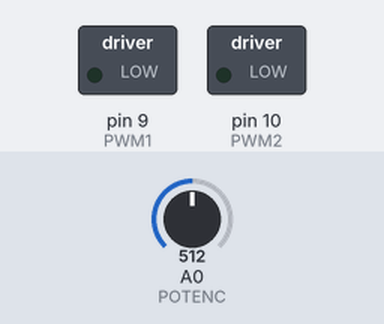
Bench run of a sketch on a simulated Arduino Uno, built for the host (arithmetic inside an expression is 32-bit, double 64-bit). Parts: switched loads named in the sketch (green lamp = pin HIGH). Inputs (shaded band) come from the test bench; at power-on: A0 (POTENC) = 512. An integer division by zero does not stop the program and gives all ones (-1); what the sketch prints to the serial monitor is not drawn.

Above: at 0.0 s.
At 1.1 s:
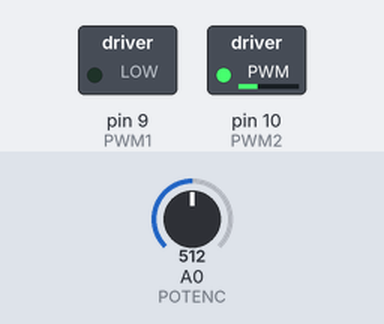
At 125.9 s:
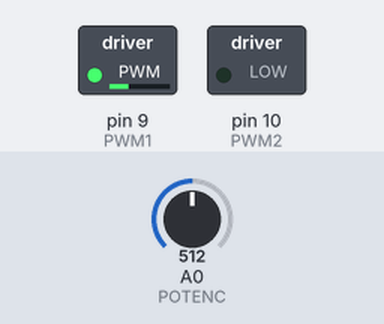
Timing chart, 0 to 127.4 s (numbered marks = the images above):
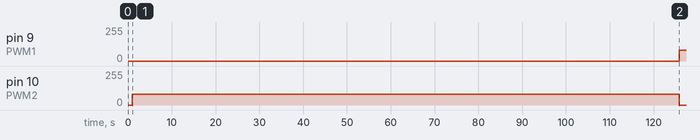

The sketch:

Teste_degrau.ino
```cpp
//#include <limits.h>

#define PWM1 9
#define PWM2 10
#define POTENC A0
#define WAIT 100

/*
 * TIMER_0 -> PWMM 5 e 6
 * TIMER_1 -> PWM 9 e 10
 * TIMER 2 -> PWM 11 e 3
 */


double t = 0;
int k = 0;

//Resposta em frequencia
double f_sin = 0.1; //Hz
double out_sin = 0;

//Amplitude da resposta em frequencia
double A_degrau = 100;
#define NUM_CICLOS_AMOSTRA 20
#define NUM_CICLOS_ACOMODACAO 5
#define FMAX 40
#define FINCREMENT 0.1

//Amostragem de Amplitude
int media_max, media_min, A_out;
int ciclos_absolutos = 0;

//Amostragem de Fase
float potenciometro_data_last=0;
int index_fase=0;


int index_limite = 0;
int potenciometro_data;
bool ampl_impr = false, fase_impr = false;

#define N_AMOS_FFT 10000

short white_noise_vec[N_AMOS_FFT];
//short out_vec[N_AMOS_FFT];

void setup()
{
  pinMode(PWM1, OUTPUT);
  pinMode(PWM2, OUTPUT);
  pinMode(POTENC, INPUT);
  Serial.begin(9600);

  delay(1000);
  Serial.println("kTs,input,out");

  cli();//stop interrupts

//set timer0 interrupt at 2kHz
 TCCR0A = 0;// set entire TCCR0A register to 0
 TCCR0B = 0;// same for TCCR0B
 TCNT0  = 0;//initialize counter value to 0
 // set compare match register for 2khz increments
 OCR0A = 249;// = (16*10^6) / (2000*64) - 1 (must be <256)
 // turn on CTC mode
 TCCR0A |= (1 << WGM01);
 // Set CS01 and CS00 bits for 64 prescaler
 TCCR0B |= (1 << CS01) | (1 << CS00);
 // enable timer compare interrupt
 TIMSK0 |= (1 << OCIE0A);


  sei();//allow interrupts
}


void entrada_motor(double input)
{
  if(input > 0.)
  {
    analogWrite(PWM1, 0);
    analogWrite(PWM2, abs(input));
  }
  else
  {
    analogWrite(PWM1,  abs(input));
    analogWrite(PWM2, 0);
  }

}

int ciclo_absoluto =0;

int out_potenc;

int pos_last=0;
int input_quad = 80;


ISR(TIMER0_COMPA_vect)
{//timer2 interrupt 8kHz toggles pin 9

  entrada_motor(input_quad);
  out_potenc = analogRead(POTENC);


  k = (k<N_AMOS_FFT)? k+1: 0;

  Serial.print(double(k)/1000., 3);
  Serial.print(",");
  Serial.print(input_quad);
  Serial.print(",");
  //Serial.println((out_potenc-pos_last)*1000);
  Serial.println((out_potenc-pos_last));

  if(k%0 ==0) input_quad*=-1;

  pos_last=out_potenc;
}
bool print_ams = false;


void loop()
{
}
```

Measured:
- by itself, pin 9 (PWM1): 0/255 → 80/255 at 126 s
- by itself, pin 10 (PWM2): 0/255 → 80/255 at 1.0 s, → 0/255 125 s later
